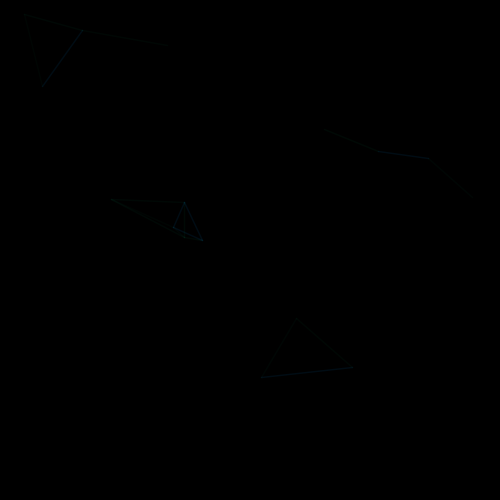
Frame 1 (no input)
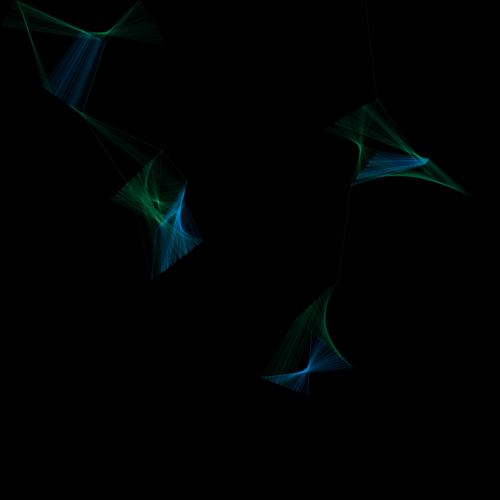
Frame 60 (the mouse pressed at the canvas centre just before this capture)
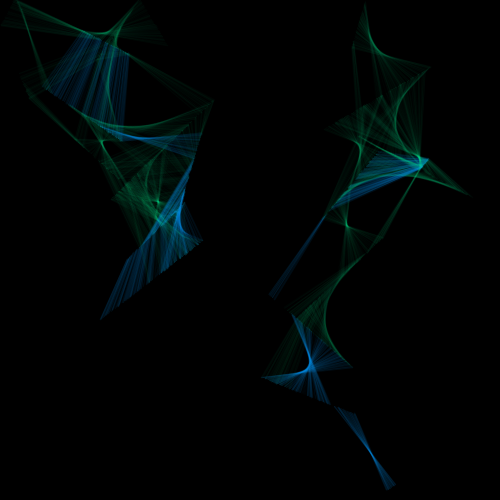
Frame 120 (the mouse held since frame 60 and released just before this capture)

The Processing sketch that drew these frames (run headless with seeded random() and noise(); from frame 60 on, the mouse is pressed at the canvas centre):

// Processing sketch: processing_152373
// ── processing_152373.pde

/*
 * Creative Coding
 * Week 3, 06 - rule-based system
 * by Indae Hwang and Jon McCormack
 * Copyright (c) 2014 Monash University
 *
 * This sketch draws a series of moving Elements (circles) according to the following rules:
 * - start from a random position and move in a constant random direction
 * - if the point reaches the boundary of the screen move in the opposite direction with new velocity
 * - if the circles intersect then draw a line connecting their centres, colouring the line based on the circle being odd or even
 */

float[] x;      // position
float[] y;
float[] xInc;   // change per frame
float[] yInc;
int numArray;   // number of elements

float proximity;  // if distance between elements < proximity then draw a line between them

void setup() {
  size(500, 500);
  
  background(0);

  numArray = 20;

  // allocate arrays
  x= new float[numArray];
  y= new float[numArray];
  xInc= new float[numArray];
  yInc= new float[numArray];

  proximity = 100;   // influence distance

  // random starting position and direction
  for (int i=0; i<numArray; i++) {
    x[i] = random(width);
    y[i] = random(height);
    xInc[i] = random(-1, 1);
    yInc[i] = random(-1, 1);
  }

  
}

void draw() {

   
 strokeWeight(random(2));
 
  // iterate over each point
  for (int i=0; i<numArray; i++) {

    x[i] += xInc[i];
    y[i] += yInc[i];

    // bounce off the sides of the window
    if (x[i] > width || x[i] < 0) {
      xInc[i] = xInc[i] > 0 ? -random(1) : random(1);
    }

    if (y[i] > height || y[i] < 0 ) {
      yInc[i] = yInc[i] > 0 ? -random(1) : random(1);
    }

     }

  for (int i=0; i<numArray; i++) {
    for (int j=0; j<i; j++) {
      float distance = dist(x[i], y[i], x[j], y[j]  );
      if (distance < proximity) {
        if (i%2 == 0 || j%2==0) {
           stroke(0, 255, 155,random(5,10));
        } 
        else {
          stroke(0, 155, 255, 20);
        }
        line(x[i], y[i], x[j], y[j]  );
      }
    }
  }
}

void drawElement(float x, float y, float dx, float dy ) {

  // draw the point in red
  noFill();
  stroke(255, 0, 0);
  point(x, y);

  // draw an arrow in the current direction of travel
  stroke(0, 100);
  float endX = x + (dx*20);
  float endY = y + (dy*20);
  float arX = x + (dx*15);
  float arY = y + (dy*15);
  line(x, y, endX, endY);
  line(endX, endY, arX + (dy * 5), arY - (dx * 5));
  line(endX, endY, arX - (dy * 5), arY + (dx * 5));


  // draw the boundary of proximity
  stroke(0, 10);
  ellipse(x, y, proximity, proximity);
}
